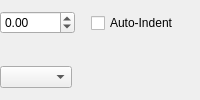
        <widget class="QWidget" name="peGroup" native="true">
         <layout class="QVBoxLayout" name="verticalLayout">
          <property name="spacing">
           <number>8</number>
          </property>
          <property name="leftMargin">
           <number>0</number>
          </property>
          <property name="topMargin">
           <number>0</number>
          </property>
          <property name="rightMargin">
           <number>0</number>
          </property>
          <property name="bottomMargin">
           <number>0</number>
          </property>
          <item>
           <layout class="QHBoxLayout" name="horizontalLayout_12">
            <property name="spacing">
             <number>16</number>
            </property>
            <item>
             <widget class="FormWidget" name="distFromTextLabel">
              <property name="sizePolicy">
               <sizepolicy hsizetype="Preferred" vsizetype="Minimum">
                <horstretch>0</horstretch>
                <verstretch>0</verstretch>
               </sizepolicy>
              </property>
              <property name="label" stdset="0">
               <string>Distance</string>
              </property>
              <layout class="QHBoxLayout" name="horizontalLayout_22">
               <property name="leftMargin">
                <number>0</number>
               </property>
               <property name="topMargin">
                <number>0</number>
               </property>
               <property name="rightMargin">
                <number>0</number>
               </property>
               <property name="bottomMargin">
                <number>0</number>
               </property>
               <item>
                <widget class="SMScrSpinBox" name="parEffectOffset">
                 <property name="toolTip">
                  <string>Paragraph Effects characters offset</string>
                 </property>
                 <property name="minimum">
                  <double>-3000.000000000000000</double>
                 </property>
                 <property name="maximum">
                  <double>3000.000000000000000</double>
                 </property>
                </widget>
               </item>
              </layout>
             </widget>
            </item>
            <item>
             <widget class="FormWidget" name="formWidget">
              <property name="sizePolicy">
               <sizepolicy hsizetype="Preferred" vsizetype="Minimum">
                <horstretch>0</horstretch>
                <verstretch>0</verstretch>
               </sizepolicy>
              </property>
              <property name="label" stdset="0">
               <string/>
              </property>
              <property name="preserveLabelSpace">
               <bool>true</bool>
              </property>
              <layout class="QHBoxLayout" name="horizontalLayout_24">
               <property name="leftMargin">
                <number>0</number>
               </property>
               <property name="topMargin">
                <number>0</number>
               </property>
               <property name="rightMargin">
                <number>0</number>
               </property>
               <property name="bottomMargin">
                <number>0</number>
               </property>
               <item>
                <widget class="SMCheckBox" name="parEffectIndentBox">
                 <property name="toolTip">
                  <string>Hang Paragraph Effect before paragraph indent</string>
                 </property>
                 <property name="text">
                  <string>Auto-Indent</string>
                 </property>
                </widget>
               </item>
              </layout>
             </widget>
            </item>
            <item>
             <spacer name="horizontalSpacer_14">
              <property name="orientation">
               <enum>Qt::Orientation::Horizontal</enum>
              </property>
              <property name="sizeHint" stdset="0">
               <size>
                <width>20</width>
                <height>20</height>
               </size>
              </property>
             </spacer>
            </item>
           </layout>
          </item>
          <item>
           <layout class="QHBoxLayout" name="horizontalLayout_15">
            <property name="spacing">
             <number>16</number>
            </property>
            <item>
             <widget class="FormWidget" name="parEffectCharStyleComboLabel">
              <property name="sizePolicy">
               <sizepolicy hsizetype="Preferred" vsizetype="Minimum">
                <horstretch>0</horstretch>
                <verstretch>0</verstretch>
               </sizepolicy>
              </property>
              <property name="label" stdset="0">
               <string>Style</string>
              </property>
              <layout class="QHBoxLayout" name="horizontalLayout_23">
               <property name="leftMargin">
                <number>0</number>
               </property>
               <property name="topMargin">
                <number>0</number>
               </property>
               <property name="rightMargin">
                <number>0</number>
               </property>
               <property name="bottomMargin">
                <number>0</number>
               </property>
               <item>
                <widget class="SMScComboBox" name="parEffectCharStyleCombo">
                 <property name="toolTip">
                  <string>Choose Character Style or leave blank to use default Paragraph Style</string>
                 </property>
                </widget>
               </item>
              </layout>
             </widget>
            </item>
            <item>
             <spacer name="horizontalSpacer_7">
              <property name="orientation">
               <enum>Qt::Orientation::Horizontal</enum>
              </property>
              <property name="sizeHint" stdset="0">
               <size>
                <width>40</width>
                <height>20</height>
               </size>
              </property>
             </spacer>
            </item>
           </layout>
          </item>
         </layout>
        </widget>
